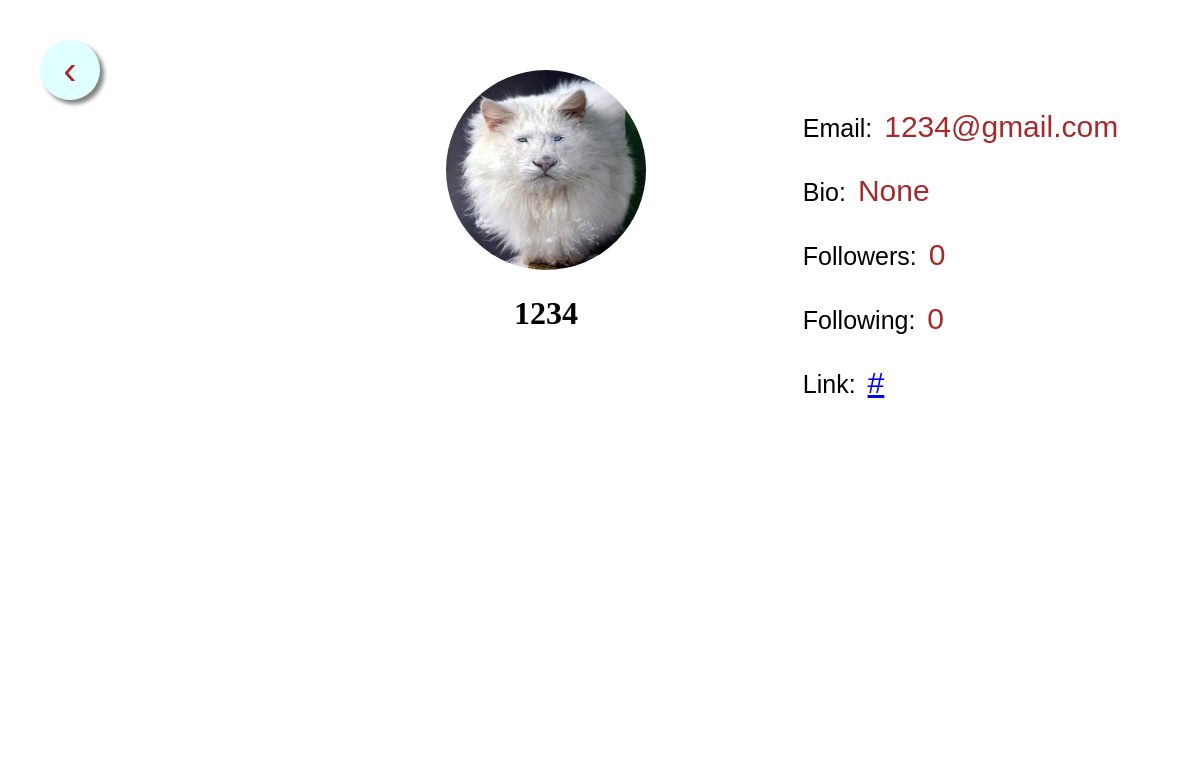
The app's page /account/1 (signed in), older data.
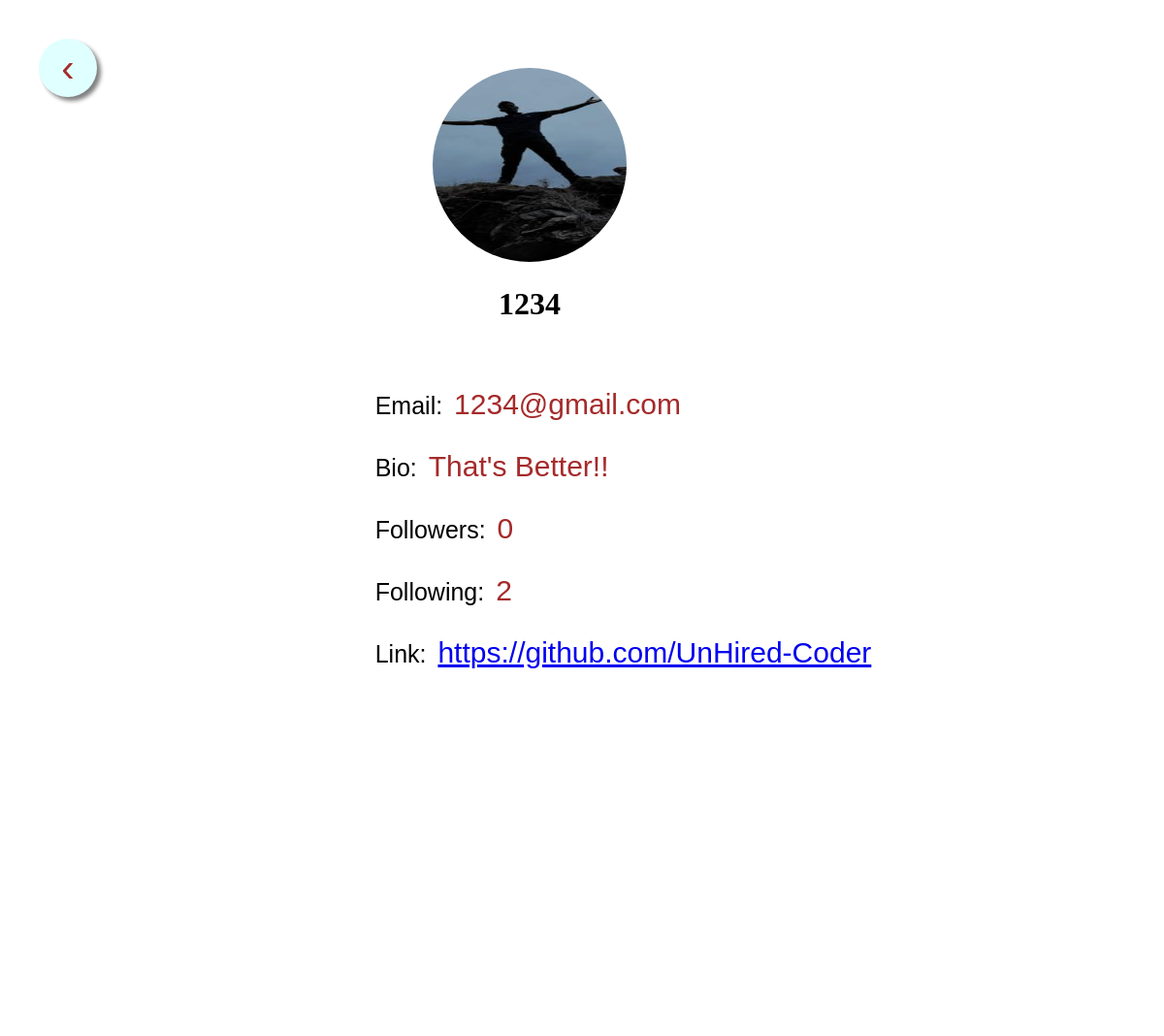
The same page, newer data.
### Snap/models.py (models this page shows, shortened)
class User(db.Model,UserMixin):
    __tablename__= 'user'
    __searchable__= ['username']
    id = db.Column(db.Integer,primary_key=True)
    username = db.Column(db.String(20),unique=True, nullable=False)
    email = db.Column(db.String(120), unique=True, nullable=False)
    password = db.Column(db.String(40), nullable=False)
    image_file = db.Column(db.String(20),  nullable=False, default='default.jpg')
    image_url = db.Column(db.String(500))
    bio= db.Column(db.String(200))
    following_to = db.relationship('Following_to',backref='to_author', lazy='dynamic')
    following_by = db.relationship('Following_by',backref='by_author', lazy='dynamic')
    Link_facebook = db.Column(db.String(120),default='#')
    Link_twitter = db.Column(db.String(120),default='#')
    Link_other = db.Column(db.String(120),default='#')
    post = db.relationship('Post', backref='author', lazy=True)

### Snap/routes.py (the view)
@app.route('/account/<int:post_id>',methods=['GET','POST'])
@login_required
def user_account(post_id):
    post = Post.query.filter_by(id=post_id).first_or_404()
    form = UpdateAccountForm()
    if form.validate_on_submit():
        if form.picture.data:
            picture_file = save_picture_profile(form.picture.data)
            current_user.image_file = picture_file
        current_user.username = form.username.data
        current_user.email = form.email .data
        current_user.bio = form.bio .data
        current_user.Link_facebook = form.link.data
        db.session.commit()
        return redirect(url_for('user_account',post_id=post.id))
    elif request.method == 'GET':
        form.username.data = current_user.username
        form.email.data = current_user.email
        form.bio .data= current_user.bio
        form.link.data=current_user.Link_facebook
    image_file = url_for('static', filename='profile_pics/' + post.author.image_file)
    return render_template("user_account.html",post=post,form=form,image_file=image_file)

### Snap/models.py (called while the page is built)
@login_manager.user_loader
def load_user(user_id):
    return User.query.get(int(user_id))

### Snap/templates/user_account.html (shortened to what this page needs)
<!DOCTYPE html>
<html lang="en">
<head>
    <link href="./../static/css/layout.css" rel="stylesheet">
</head>
<body>
    <a style="border:none" href="{{ url_for('home')}}"><button class="back-button">&#8249;</button></a>
    <div class="profile-container">
        <div class="profile-details-block">
            <div class="profile-image-container">
                {% if post.author.image_url %}
                <img src="{{post.author.image_url}}">
                {% else %}
                <img src="./../static/profile_pics/{{post.author.image_file}}">
                {% endif %}
                <h1>{{ post.author.username }}</h1>
            </div>
        </div>
        <div class="profile-content-block">
            <ul>
                <li>
                    <p>
                        <span>Email: </span>{{post.author.email}}
                    </p>
                </li>
                <li>
                    <p>
                        <span>Bio: </span>{{post.author.bio}}
                    </p>
                </li>
                <li>
                    <p>
                        <span>Followers: </span>{{post.author.following_by.count()}}
                    </p>
                </li>
                <li>
                    <p>
                        <span>Following: </span>{{post.author.following_to.count()}}
                    </p>
                </li>
                <li>
                    <p>
                        <span>Link: </span><a href="{{post.author.Link_facebook}}">{{post.author.Link_facebook}}</a>
                    </p>
                </li>
            </ul>
        </div>
    </div>
    <div class="space-block"></div>
</body>
</html>

Row changes from the older to the newer data that the page shows:
changed User "1234@gmail.com": author.image_file: picture added in place of a placeholder; author.bio "None" → "That's Better!!"; author.Link_facebook "#" → "https://github.com/UnHired-Coder"
Text that changed along with them:
{{ post.author.following_to.count() }}: "0" → "2"
